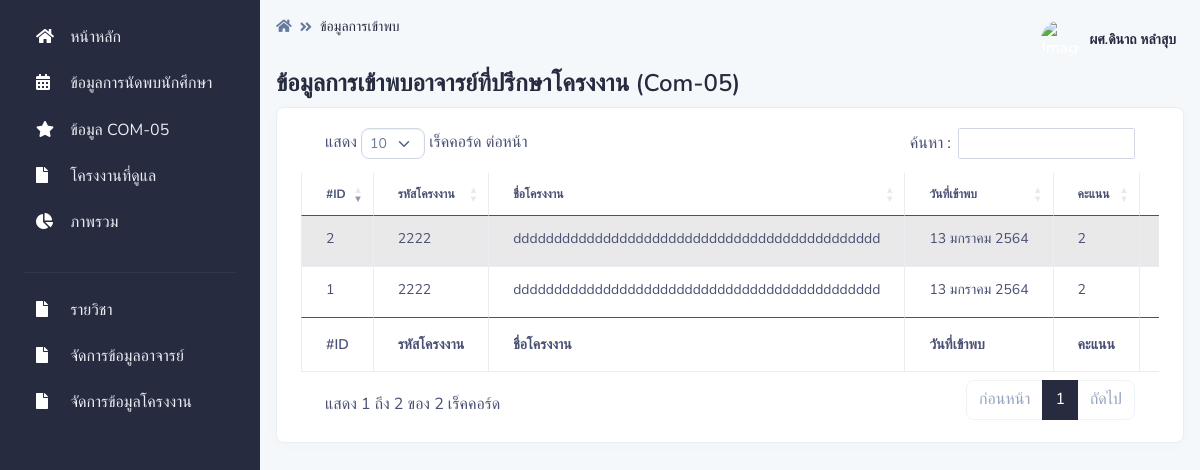
Page /pages/com05/index.php (signed in) on the earlier database version.
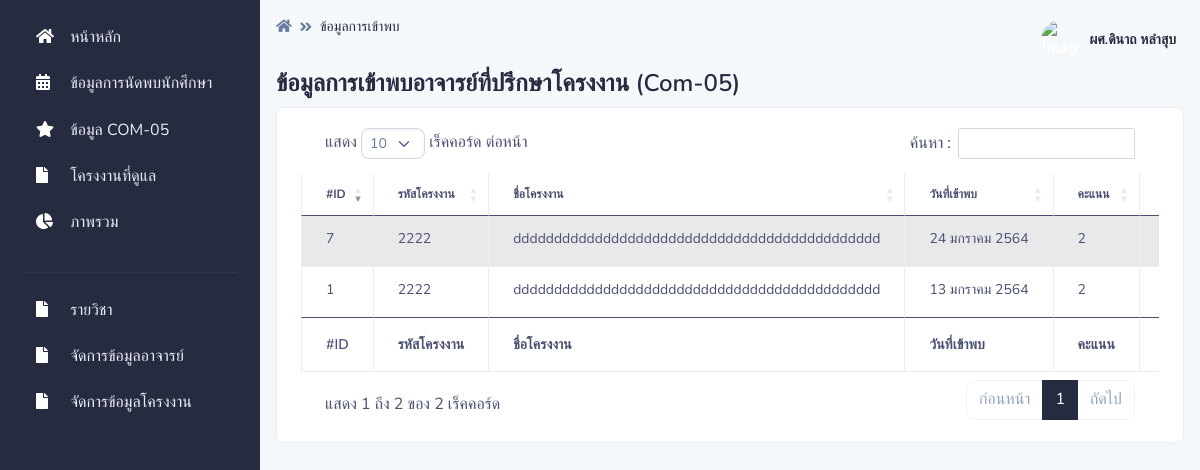
Same page on the later database version.
### tables this page shows
CREATE TABLE `com05` (
  `com05_id` int(255) NOT NULL,
  `appoint_id` int(255) NOT NULL,
  `project_id` int(15) NOT NULL,
  `comment_teacher` varchar(255) NOT NULL,
  `comment_assign` varchar(255) NOT NULL,
  `score` int(11) NOT NULL,
  `meet_check` int(2) NOT NULL,
  `teacher_id` int(15) NOT NULL
);

CREATE TABLE `project` (
  `project_id` int(15) NOT NULL,
  `project_name` varchar(255) NOT NULL,
  `project_type` int(2) NOT NULL,
  `project_adviser1` int(15) NOT NULL,
  `project_adviser2` int(15) NOT NULL,
  `project_status` int(2) NOT NULL,
  `project_record` int(10) NOT NULL DEFAULT 1
);

CREATE TABLE `appoint` (
  `appoint_id` int(255) NOT NULL,
  `project_id` int(15) NOT NULL,
  `appoint_date_start` datetime NOT NULL,
  `appoint_date_end` datetime NOT NULL,
  `apooint_minute` int(3) NOT NULL,
  `appoint_comment` varchar(255) NOT NULL,
  `teacher_id` int(15) NOT NULL,
  `appoint_status` int(2) NOT NULL,
  `recorder` int(15) NOT NULL,
  `appoint_recorder` datetime NOT NULL DEFAULT current_timestamp()
);

### pages/dateth.php (called while the page is built, shortened)
<?php
    function DateThai($strDate)
	{
		$strYear = date("Y",strtotime($strDate))+543;
		$strMonth= date("n",strtotime($strDate));
		$strDay= date("j",strtotime($strDate));
		$strMonthCut = Array("","มกราคม","กุมภาพันธ์","มีนาคม","เมษายน","พฤษภาคม","มิถุนายน","กรกฎาคม","สิงหาคม","กันยายน","ตุลาคม","พฤศจิกายน","ธันวาคม");
		$strMonthThai=$strMonthCut[$strMonth];
		return "$strDay $strMonthThai $strYear";
	}
?>

### pages/com05/index.php (the view, shortened to what the changed rows need)
<?php
if (!$_SESSION["TeacherID"]){
    Header("Location: ../../login_te.php");
}else{?>
<?php include '../../conn.php';?>
<!DOCTYPE html>
<html lang="en">
<head>
    <link type="text/css" href="../../vendor/@fortawesome/fontawesome-free/css/all.min.css" rel="stylesheet">
    <link type="text/css" href="../../vendor/notyf/notyf.min.css" rel="stylesheet">
    <link type="text/css" href="../../css/volt.css" rel="stylesheet">
    <link rel="stylesheet" type="text/css" href="https://cdn.datatables.net/1.10.23/css/dataTables.bootstrap5.min.css">
    <?php include '../dateth.php';?>
</head>
<body>
    <main class="content">
        <div class="py-0">
            <div class="d-flex justify-content-between w-100 flex-wrap">
                <div class="mb-3 mb-lg-0">
                    <h1 class="h4">ข้อมูลการเข้าพบอาจารย์ที่ปรึกษาโครงงาน (Com-05)  </h1>
                </div>
            </div>
        </div>
        <div class="card border-light shadow-sm mb-4">
            <div class="card-body">
                <div class="table-responsive">
                    <table id="example" class="table table-striped table-bordered" width="100%" data-order="[[ 0, &quot;desc&quot; ]]" id="tableId">
                        <col style="width:5%" >
                        <col style="width:7%">
                        <col style="width:7%">
                        <col style="width:71%">
                        <col style="width:5%">
                        <col style="width:5%">
                        <thead>
                            <tr>
                                <th scope="col">#ID</th>
                                <th scope="col">รหัสโครงงาน</th>
                                <th scope="col">ชื่อโครงงาน</th>
                                <th scope="col">วันที่เข้าพบ</th>
                                <th scope="col">คะแนน</th>
                                <th scope="col">จัดการ </th>
                            </tr>
                        </thead>
                        <tbody>
                            <?php
                        $TeacherID =$_SESSION["TeacherID"];
					$sql = "SELECT
                    com05.com05_id,
                    com05.project_id,
                    project.project_name,
                    appoint.appoint_date_start,
                    com05.score,
                    com05.teacher_id,
                    com05.appoint_id
                    FROM
                    com05
                    INNER JOIN appoint ON com05.appoint_id = appoint.appoint_id
                    INNER JOIN project ON com05.project_id = project.project_id AND appoint.project_id = project.project_id
                    WHERE
                    com05.teacher_id = '$TeacherID'";
					$result = $con->query($sql);
					if ($result->num_rows > 0) {
						while($row = $result->fetch_assoc()) {
                            $strDate = $row["appoint_date_start"];
                            echo '<tr>
                                <td>'. $row["com05_id"].'</td>
                                <td>'. $row["project_id"].'</td>
                                <td>'. mb_substr($row["project_name"],0,45,'UTF-8').'</td>
                                <td>'.DateThai($strDate).' </td>
                                <td>'. $row["score"].'</td>';
                                    echo '<td>
                                    <div class="btn-group">
                                        <button
                                            class="btn btn-link text-dark dropdown-toggle dropdown-toggle-split m-0 p-0"
                                            data-toggle="dropdown" aria-haspopup="true" aria-expanded="false">
                                            <span class="icon icon-sm">
                                                <span class="fas fa-ellipsis-h icon-dark"></span>
                                            </span>
                                            <span class="sr-only">Toggle Dropdown</span>
                                        </button>
                                        <div class="dropdown-menu">
                                            <a class="dropdown-item" href="show.php?act=show&ID='. $row["com05_id"].'"><span
                                                    class="fas fa-eye mr-2"></span>ดูรายละเอียด</a>
                                            <a class="dropdown-item" href="com05_edit.php?act=edit&ID=' . $row["com05_id"].'"><span
                                                    class="fas fa-edit mr-2"></span>แก้ไข</a>
                                            <a class="dropdown-item text-danger" href="com05_del.php?ID=' . $row["com05_id"].'"><span
                                                    class="fas fa-trash-alt mr-2"></span>ลบ</a>
                                        </div>
                                    </div>
                                </td>
                            </tr>';
						}
					}
					?>
                        </tbody>
                        <tfoot>
                            <tr>
                                <th>#ID</th>
                                <th>รหัสโครงงาน</th>
                                <th>ชื่อโครงงาน</th>
                                <th>วันที่เข้าพบ</th>
                                <th>คะแนน</th>
                                <th>จัดการ</th>
                            </tr>
                        </tfoot>
                    </table>
                </div>
            </div>
        </div>
    </main>
</body>
</html>
<?php }?>

Differences in the rows shown:
no longer on this page (row edited): com05: com05_id "2", project "2222", project.project_name "ddddddddddddddddddddddddddddddddddddddddddddd", appoint.appoint_date_start "13 มกราคม 2564", score "2"
added com05: com05_id "7", project "2222", project.project_name "ddddddddddddddddddddddddddddddddddddddddddddd", appoint.appoint_date_start "24 มกราคม 2564", score "2"
